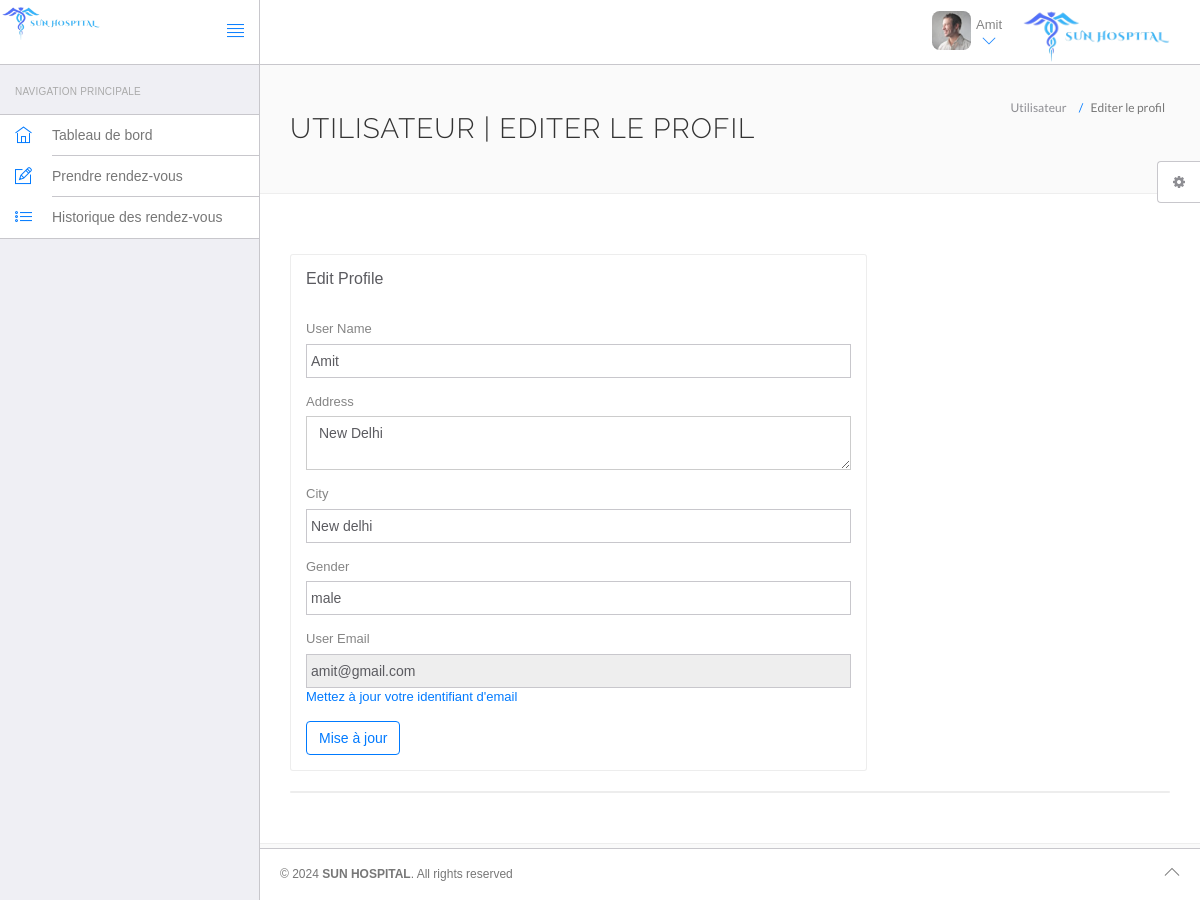
The page /hms/edit-profile.php (signed in) on the database its author committed.
### tables this page shows
CREATE TABLE `users` (
  `id` int NOT NULL,
  `fullName` varchar(255) NOT NULL,
  `address` longtext NOT NULL,
  `city` varchar(255) NOT NULL,
  `gender` varchar(255) NOT NULL,
  `email` varchar(255) NOT NULL,
  `password` varchar(255) NOT NULL,
  `regDate` timestamp NOT NULL DEFAULT CURRENT_TIMESTAMP
);

### hms/edit-profile.php (the view, shortened to what this page needs)
<?php
require "include/config.php";
?>
<!DOCTYPE html>
<html lang="en">
	<head>
		<link rel="stylesheet" href="vendor/bootstrap/css/bootstrap.min.css">
		<link rel="stylesheet" href="vendor/fontawesome/css/font-awesome.min.css">
		<link rel="stylesheet" href="vendor/themify-icons/themify-icons.min.css">
		<link href="vendor/animate.css/animate.min.css" rel="stylesheet" media="screen">
		<link href="vendor/perfect-scrollbar/perfect-scrollbar.min.css" rel="stylesheet" media="screen">
		<link href="vendor/switchery/switchery.min.css" rel="stylesheet" media="screen">
		<link href="vendor/bootstrap-touchspin/jquery.bootstrap-touchspin.min.css" rel="stylesheet" media="screen">
		<link href="vendor/select2/select2.min.css" rel="stylesheet" media="screen">
		<link href="vendor/bootstrap-datepicker/bootstrap-datepicker3.standalone.min.css" rel="stylesheet" media="screen">
		<link href="vendor/bootstrap-timepicker/bootstrap-timepicker.min.css" rel="stylesheet" media="screen">
		<link rel="stylesheet" href="assets/css/styles.css">
		<link rel="stylesheet" href="assets/css/plugins.css">
		<link rel="stylesheet" href="assets/css/themes/theme-1.css" id="skin_color" />
	</head>
	<body>
		<div id="app">
<?php require 'include/sidebar.php';?>
			<div class="app-content">
						<?php require 'include/header.php';?>
				<div class="main-content" >
					<div class="wrap-content container" id="container">
						<section id="page-title">
							<div class="row">
								<div class="col-sm-8">
									<h1 class="mainTitle">Utilisateur | Editer le profil</h1>
																	</div>
								<ol class="breadcrumb">
									<li>
										<span>Utilisateur </span>
									</li>
									<li class="active">
										<span>
										Editer le profil</span>
									</li>
								</ol>
							</div>
						</section>
						<div class="container-fluid container-fullw bg-white">
							<div class="row">
								<div class="col-md-12">
									<div class="row margin-top-30">
										<div class="col-lg-8 col-md-12">
											<div class="panel panel-white">
												<div class="panel-heading">
													<h5 class="panel-title">Edit Profile</h5>
												</div>
												<div class="panel-body">
									<?php
$sql=$con->prepare("select * from users where id='".$_SESSION['id']."'");
$sql->execute();
$array = $sql->fetchAll();
foreach($array as $data)
{
?>
													<form role="form" name="edit" method="post">
<div class="form-group">
															<label for="fname">
																 User Name
															</label>
	<input type="text" name="fname" class="form-control" value="<?php echo htmlentities($data['fullName']);?>" >
														</div>
<div class="form-group">
															<label for="address">
																 Address
															</label>
					<textarea name="address" class="form-control"><?php echo htmlentities($data['address']);?></textarea>
														</div>
<div class="form-group">
															<label for="city">
																 City
															</label>
		<input type="text" name="city" class="form-control" required="required"  value="<?php echo htmlentities($data['city']);?>" >
														</div>
<div class="form-group">
									<label for="gender">
																Gender
															</label>
					<input type="text" name="gender" class="form-control" required="required"  value="<?php echo htmlentities($data['gender']);?>">
														</div>
<div class="form-group">
									<label for="fess">
																 User Email
															</label>
					<input type="email" name="uemail" class="form-control"  readonly="readonly"  value="<?php echo htmlentities($data['email']);?>">
					<a href="change-emaild.php">
					Mettez à jour votre identifiant d'email</a>
														</div>
														<button type="submit" name="submit" class="btn btn-o btn-primary">
															Mise à jour
														</button>
													</form>
													<?php } ?>
												</div>
											</div>
										</div>
											</div>
										</div>
									<div class="col-lg-12 col-md-12">
											<div class="panel panel-white">
											</div>
										</div>
									</div>
								</div>
					</div>
				</div>
			</div>
	<?php require 'include/footer.php';?>
	<?php require 'include/setting.php';?>
		</div>
	</body>
</html>

### hms/include/header.php (shortened to what this page needs)
<header class="navbar navbar-default navbar-static-top">
					<div class="navbar-header">
						<img src="../images/logos.png" width="100px">
						<a href="#" class="sidebar-toggler pull-right visible-md visible-lg" data-toggle-class="app-sidebar-closed" data-toggle-target="#app">
							<i class="ti-align-justify"></i>
						</a>
					</div>
					<div class="navbar-collapse collapse">
						<ul class="nav navbar-right">
								<img src="../../images/logos.png" alt="" width="150px">
							<li class="dropdown current-user">
								<a href class="dropdown-toggle" data-toggle="dropdown">
									<img src="assets/images/avatar-1.jpg" alt="Peter"> <span class="username">
									<?php $query=$con->prepare("select fullName from users where id='".$_SESSION['id']."'"); $query->execute(); $user = $query->fetch();
if(!empty($user))
{
	echo $user['fullName'];
}
									?> <i class="ti-angle-down"></i></i></span>
								</a>
							</li>
						</ul>
					</div>
				</header>

### hms/assets/css/themes/theme-1.css (style rules this page uses)
body { background: #FAFAFA; }
header .navbar-header { background: #ffffff !important; border-right-color: #c8c7cc !important; border-bottom-color: #c8c7cc !important; }
header .navbar-header .sidebar-toggler, header .navbar-header .sidebar-mobile-toggler { color: #007aff !important; }
header .navbar-collapse { background: #ffffff !important; border-bottom-color: #c8c7cc !important; box-shadow: none !important; }
header .navbar-collapse .navbar-right > li > a { color: #777; }
header .navbar-collapse .navbar-right > li > a i { color: #007aff !important; }

### rows shown on the page
users: fullName "Amit", fname "Amit", address "New Delhi", city "New delhi", gender "male", uemail "amit@gmail.com"
